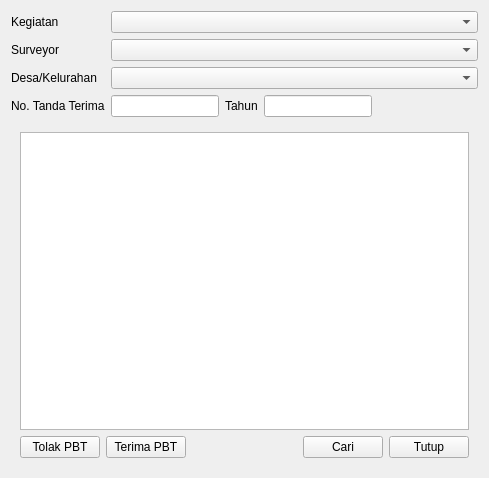
<?xml version="1.0" encoding="UTF-8"?>
<ui version="4.0">
 <class>Form</class>
 <widget class="QWidget" name="Form">
  <property name="geometry">
   <rect>
    <x>0</x>
    <y>0</y>
    <width>489</width>
    <height>478</height>
   </rect>
  </property>
  <property name="windowTitle">
   <string>Persetujuan Peta Bidang SKB</string>
  </property>
  <layout class="QVBoxLayout" name="verticalLayout">
   <item>
    <layout class="QFormLayout" name="formLayout">
     <item row="0" column="0">
      <widget class="QLabel" name="label_provinsi">
       <property name="text">
        <string>Kegiatan</string>
       </property>
      </widget>
     </item>
     <item row="0" column="1">
      <widget class="QComboBox" name="cmb_program"/>
     </item>
     <item row="1" column="0">
      <widget class="QLabel" name="label_kabupaten">
       <property name="text">
        <string>Surveyor</string>
       </property>
      </widget>
     </item>
     <item row="1" column="1">
      <widget class="QComboBox" name="cmb_surveyor"/>
     </item>
     <item row="2" column="0">
      <widget class="QLabel" name="lbl_wilayah">
       <property name="text">
        <string>Desa/Kelurahan</string>
       </property>
      </widget>
     </item>
     <item row="2" column="1">
      <widget class="QComboBox" name="cmb_desa"/>
     </item>
     <item row="3" column="0">
      <widget class="QLabel" name="label_5">
       <property name="text">
        <string>No. Tanda Terima</string>
       </property>
      </widget>
     </item>
     <item row="3" column="1">
      <layout class="QHBoxLayout" name="horizontalLayout_2">
       <item>
        <widget class="QLineEdit" name="txt_nomor"/>
       </item>
       <item>
        <widget class="QLabel" name="label_6">
         <property name="text">
          <string>Tahun</string>
         </property>
        </widget>
       </item>
       <item>
        <widget class="QLineEdit" name="txt_tahun"/>
       </item>
       <item>
        <spacer name="horizontalSpacer_2">
         <property name="orientation">
          <enum>Qt::Horizontal</enum>
         </property>
         <property name="sizeHint" stdset="0">
          <size>
           <width>40</width>
           <height>20</height>
          </size>
         </property>
        </spacer>
       </item>
      </layout>
     </item>
    </layout>
   </item>
   <item>
    <widget class="QStackedWidget" name="panel">
     <property name="currentIndex">
      <number>0</number>
     </property>
     <widget class="QWidget" name="panel_terima">
      <layout class="QVBoxLayout" name="verticalLayout_3">
       <item>
        <widget class="QTableWidget" name="dgv_inbox_pbt">
         <property name="editTriggers">
          <set>QAbstractItemView::NoEditTriggers</set>
         </property>
         <property name="selectionMode">
          <enum>QAbstractItemView::SingleSelection</enum>
         </property>
         <property name="selectionBehavior">
          <enum>QAbstractItemView::SelectRows</enum>
         </property>
        </widget>
       </item>
       <item>
        <layout class="QHBoxLayout" name="horizontalLayout">
         <item>
          <widget class="QPushButton" name="btn_tolak">
           <property name="text">
            <string>Tolak PBT</string>
           </property>
          </widget>
         </item>
         <item>
          <widget class="QPushButton" name="btn_process">
           <property name="text">
            <string>Terima PBT</string>
           </property>
          </widget>
         </item>
         <item>
          <spacer name="horizontalSpacer">
           <property name="orientation">
            <enum>Qt::Horizontal</enum>
           </property>
           <property name="sizeHint" stdset="0">
            <size>
             <width>40</width>
             <height>20</height>
            </size>
           </property>
          </spacer>
         </item>
         <item>
          <widget class="QPushButton" name="btn_cari">
           <property name="text">
            <string>Cari</string>
           </property>
          </widget>
         </item>
         <item>
          <widget class="QPushButton" name="btn_tutup">
           <property name="text">
            <string>Tutup</string>
           </property>
          </widget>
         </item>
        </layout>
       </item>
      </layout>
     </widget>
     <widget class="QWidget" name="panel_tolak">
      <layout class="QVBoxLayout" name="verticalLayout_2">
       <item>
        <layout class="QGridLayout" name="gridLayout">
         <item row="1" column="1">
          <widget class="QCheckBox" name="cbx_diluar_wilayah">
           <property name="text">
            <string>Di luar batas desa</string>
           </property>
          </widget>
         </item>
         <item row="2" column="1">
          <widget class="QCheckBox" name="cbx_tidak_lengkap">
           <property name="text">
            <string>Data tidak lengkap</string>
           </property>
          </widget>
         </item>
         <item row="2" column="0">
          <widget class="QCheckBox" name="cbx_topologi">
           <property name="text">
            <string>Topologi bidang error</string>
           </property>
          </widget>
         </item>
         <item row="1" column="0">
          <widget class="QCheckBox" name="cbx_layer">
           <property name="text">
            <string>Layer tidak standar</string>
           </property>
          </widget>
         </item>
         <item row="1" column="2">
          <widget class="QCheckBox" name="cbx_overlap">
           <property name="text">
            <string>Overlap</string>
           </property>
          </widget>
         </item>
         <item row="0" column="0">
          <widget class="QLabel" name="label_tolak">
           <property name="text">
            <string>Penolakan PBT SKB : </string>
           </property>
          </widget>
         </item>
         <item row="0" column="1">
          <widget class="QLabel" name="lbl_filename">
           <property name="text">
            <string/>
           </property>
          </widget>
         </item>
        </layout>
       </item>
       <item>
        <widget class="QTextEdit" name="txt_catatan"/>
       </item>
       <item>
        <layout class="QHBoxLayout" name="horizontalLayout_3">
         <item>
          <spacer name="horizontalSpacer_3">
           <property name="orientation">
            <enum>Qt::Horizontal</enum>
           </property>
           <property name="sizeHint" stdset="0">
            <size>
             <width>40</width>
             <height>20</height>
            </size>
           </property>
          </spacer>
         </item>
         <item>
          <widget class="QPushButton" name="btn_proses_tolak">
           <property name="text">
            <string>Proses</string>
           </property>
          </widget>
         </item>
         <item>
          <widget class="QPushButton" name="btn_batal">
           <property name="text">
            <string>Batal</string>
           </property>
          </widget>
         </item>
         <item>
          <spacer name="horizontalSpacer_4">
           <property name="orientation">
            <enum>Qt::Horizontal</enum>
           </property>
           <property name="sizeHint" stdset="0">
            <size>
             <width>40</width>
             <height>20</height>
            </size>
           </property>
          </spacer>
         </item>
        </layout>
       </item>
      </layout>
     </widget>
    </widget>
   </item>
  </layout>
 </widget>
 <resources/>
 <connections/>
</ui>
